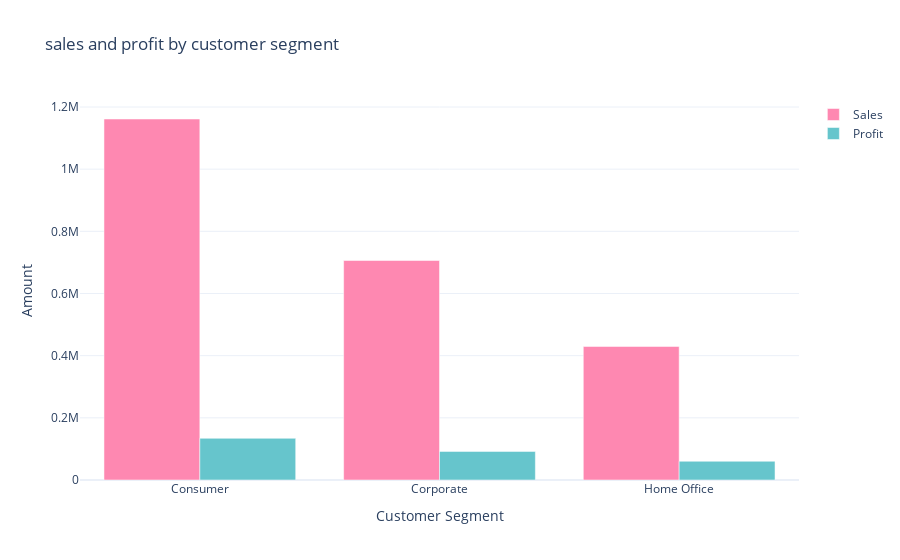

Notebook source saved alongside this figure:
### Code cell
sales_profit_by_segment = data.groupby("Segment").agg({'Sales':"sum",'Profit':"sum"}).reset_index()
color_palette = colors.qualitative.Pastel
fig = go.Figure()
fig.add_trace(go.Bar(x = sales_profit_by_segment['Segment'],
                     y = sales_profit_by_segment['Sales'],
                     name = 'Sales',
                     marker_color=color_palette[6]))
fig.add_trace(go.Bar(x = sales_profit_by_segment['Segment'],
                     y = sales_profit_by_segment['Profit'],
                     name = 'Profit',
                     marker_color=color_palette[0])) 
fig.update_layout(title = "sales and profit by customer segment",
                  xaxis_title = 'Customer Segment', yaxis_title = 'Amount')
fig.show()

### Figure 1 — Plotly figure (JSON) as saved in the notebook; plotly's stock layout.template omitted (floating-point values rounded to 4 significant figures)
{"data": [{"marker": {"color": "rgb(254, 136, 177)"}, "name": "Sales", "type": "bar", "x": ["Consumer", "Corporate", "Home Office"], "y": [1161000.0, 706100.0, 429700.0]}, {"marker": {"color": "rgb(102, 197, 204)"}, "name": "Profit", "type": "bar", "x": ["Consumer", "Corporate", "Home Office"], "y": [134100.0, 91980.0, 60300.0]}], "layout": {"autosize": true, "title": {"text": "sales and profit by customer segment"}, "xaxis": {"autorange": true, "range": [-0.5, 2.5], "title": {"text": "Customer Segment"}, "type": "category"}, "yaxis": {"autorange": true, "range": [0, 1223000.0], "title": {"text": "Amount"}, "type": "linear"}}}
